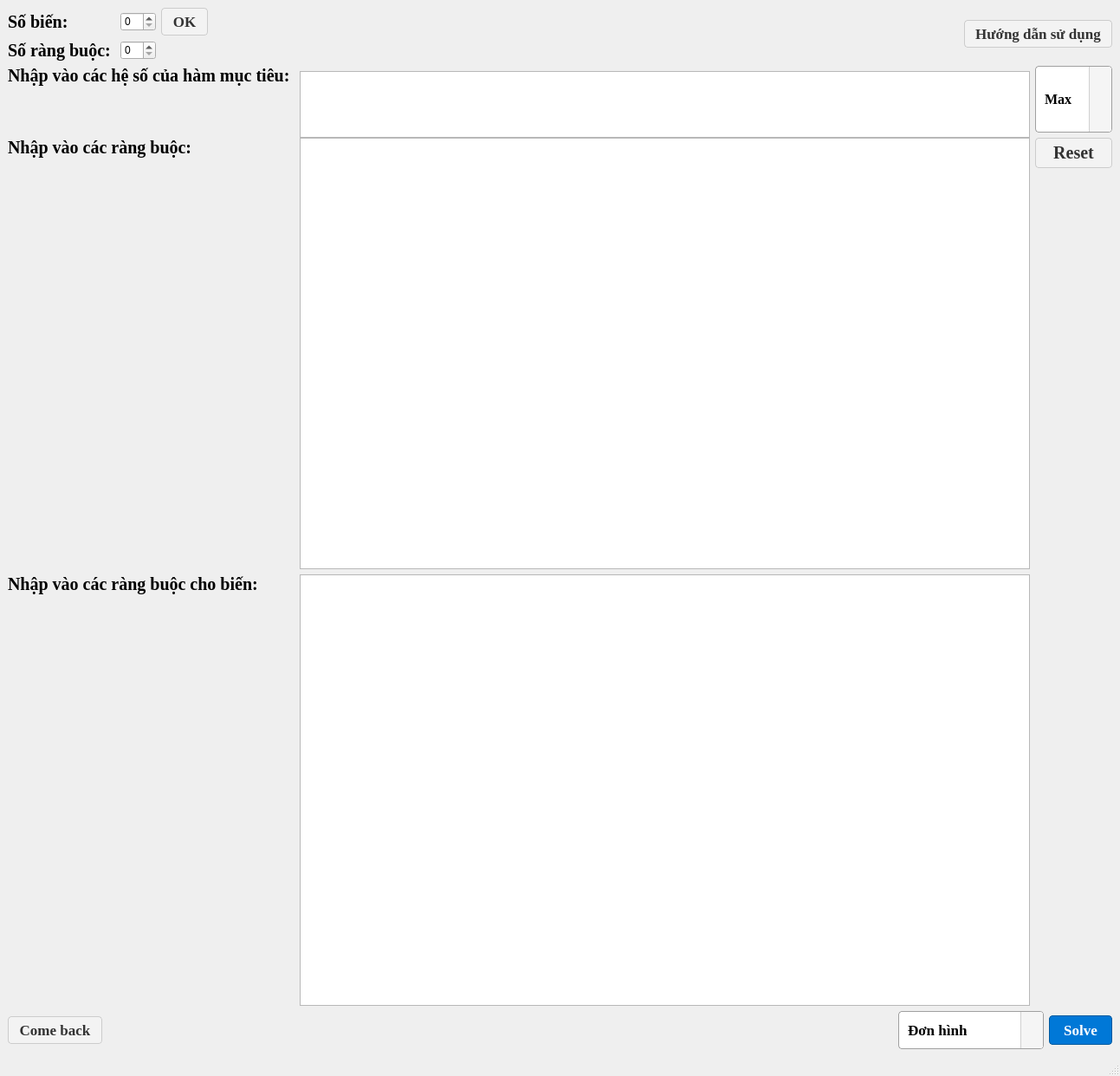
<?xml version="1.0" encoding="UTF-8"?>
<ui version="4.0">
 <class>Dashboard</class>
 <widget class="QMainWindow" name="Dashboard">
  <property name="geometry">
   <rect>
    <x>0</x>
    <y>0</y>
    <width>1293</width>
    <height>1242</height>
   </rect>
  </property>
  <property name="maximumSize">
   <size>
    <width>16777215</width>
    <height>16777215</height>
   </size>
  </property>
  <property name="windowTitle">
   <string>MainWindow</string>
  </property>
  <widget class="QWidget" name="centralwidget">
   <property name="styleSheet">
    <string notr="true">background-color: #F5F7FA;

/* Tinh chỉnh GroupBox (khu vực chứa các bảng) cho gọn gàng */

QGroupBox {

    border: 1px solid #CCCCCC;

    border-radius: 5px;

    margin-top: 10px;

    font-weight: bold;

}

QGroupBox::title {

    subcontrol-origin: margin;

    left: 10px;

    padding: 0 3px;

}

QTableWidget QComboBox, QTableWidget QSpinBox, QTableWidget QDoubleSpinBox {

    border: none;             /* Bỏ hẳn viền */

    background: transparent;  /* Cho nền trong suốt tiệp màu với bảng */

}


/* Khi người dùng click vào để sửa thì mới hiện nền lên cho dễ nhìn */

QTableWidget QComboBox:focus, QTableWidget QSpinBox:focus, QTableWidget QDoubleSpinBox:focus {

    background: white;

    border: 1px solid #0078D7; /* Khung viền xanh hiện ra báo hiệu đang chọn */

}

QTableWidget QComboBox, QTableWidget QSpinBox, QTableWidget QDoubleSpinBox {

    margin: 2px; /* Đẩy lùi vào 1px ở cả 4 góc để không bị lẹm viền */

}

QTableWidget QComboBox {

    border: none;             /* Xóa sổ cái viền 3D hay bị lẹm */

    background: transparent;  /* Cho nền trong suốt */

}


/* Chỉ hiện viền mỏng màu xanh khi người dùng bấm vào để chọn */

QTableWidget QComboBox:focus {

    border: 1px solid #0078D7;

    background: white;

}</string>
   </property>
   <layout class="QVBoxLayout" name="verticalLayout" stretch="0,1,0">
    <item>
     <layout class="QGridLayout" name="gridLayout">
      <item row="1" column="0">
       <widget class="QLabel" name="label_2">
        <property name="font">
         <font>
          <family>Tinos</family>
          <pointsize>15</pointsize>
          <bold>true</bold>
         </font>
        </property>
        <property name="styleSheet">
         <string notr="true">color: black</string>
        </property>
        <property name="text">
         <string>Số ràng buộc: </string>
        </property>
       </widget>
      </item>
      <item row="0" column="1">
       <widget class="QSpinBox" name="spinBox">
        <property name="styleSheet">
         <string notr="true">color: black</string>
        </property>
       </widget>
      </item>
      <item row="1" column="1">
       <widget class="QSpinBox" name="spinBox_2">
        <property name="styleSheet">
         <string notr="true">color: black</string>
        </property>
       </widget>
      </item>
      <item row="0" column="0">
       <widget class="QLabel" name="label">
        <property name="font">
         <font>
          <family>Tinos</family>
          <pointsize>15</pointsize>
          <bold>true</bold>
         </font>
        </property>
        <property name="styleSheet">
         <string notr="true">color: black</string>
        </property>
        <property name="text">
         <string>Số biến: </string>
        </property>
       </widget>
      </item>
      <item row="0" column="4" rowspan="2">
       <widget class="QPushButton" name="btn_HuongDan">
        <property name="font">
         <font>
          <family>Tinos</family>
          <pointsize>13</pointsize>
          <bold>true</bold>
         </font>
        </property>
        <property name="styleSheet">
         <string notr="true">QPushButton {
    background-color: #F3F3F3; 
    color: #333333;            /* Chữ xám đậm */
    border: 1px solid #CCCCCC; /* Viền xám nhạt */
    border-radius: 4px;
    padding: 5px 12px;
}

QPushButton:hover {
    background-color: #E6E6E6;
    border: 1px solid #B3B3B3;
}

QPushButton:pressed {
    background-color: #CCCCCC;
}</string>
        </property>
        <property name="text">
         <string>Hướng dẫn sử dụng</string>
        </property>
        <property name="icon">
         <iconset resource="resource.qrc">
          <normaloff>:/new/prefix1/contact_support_24dp_E3E3E3_FILL0_wght400_GRAD0_opsz24.svg</normaloff>:/new/prefix1/contact_support_24dp_E3E3E3_FILL0_wght400_GRAD0_opsz24.svg</iconset>
        </property>
        <property name="iconSize">
         <size>
          <width>20</width>
          <height>20</height>
         </size>
        </property>
       </widget>
      </item>
      <item row="0" column="2">
       <widget class="QPushButton" name="pushButton_2">
        <property name="sizePolicy">
         <sizepolicy hsizetype="Minimum" vsizetype="Preferred">
          <horstretch>0</horstretch>
          <verstretch>0</verstretch>
         </sizepolicy>
        </property>
        <property name="minimumSize">
         <size>
          <width>0</width>
          <height>0</height>
         </size>
        </property>
        <property name="sizeIncrement">
         <size>
          <width>0</width>
          <height>0</height>
         </size>
        </property>
        <property name="font">
         <font>
          <family>Tinos</family>
          <pointsize>13</pointsize>
          <bold>true</bold>
         </font>
        </property>
        <property name="styleSheet">
         <string notr="true">QPushButton {
    background-color: #F3F3F3; 
    color: #333333;            /* Chữ xám đậm */
    border: 1px solid #CCCCCC; /* Viền xám nhạt */
    border-radius: 4px;
    padding: 5px 12px;
}

QPushButton:hover {
    background-color: #E6E6E6;
    border: 1px solid #B3B3B3;
}

QPushButton:pressed {
    background-color: #CCCCCC;
}</string>
        </property>
        <property name="text">
         <string>OK</string>
        </property>
       </widget>
      </item>
      <item row="0" column="3" rowspan="2">
       <spacer name="horizontalSpacer">
        <property name="orientation">
         <enum>Qt::Horizontal</enum>
        </property>
        <property name="sizeHint" stdset="0">
         <size>
          <width>40</width>
          <height>20</height>
         </size>
        </property>
       </spacer>
      </item>
     </layout>
    </item>
    <item>
     <layout class="QGridLayout" name="gridLayout_2" rowstretch="1,0,0" columnstretch="0,0,0">
      <item row="0" column="2">
       <widget class="QComboBox" name="max_min">
        <property name="maximumSize">
         <size>
          <width>16777215</width>
          <height>1000</height>
         </size>
        </property>
        <property name="font">
         <font>
          <family>Tinos</family>
          <pointsize>12</pointsize>
          <bold>true</bold>
         </font>
        </property>
        <property name="styleSheet">
         <string notr="true">QComboBox {
    border: 1px solid #A0A0A0; /* Viền xám nét căng */
    border-radius: 4px;        /* Bo góc nhẹ */
    padding: 1px 18px 1px 10px; /* Căn lề chữ (đẩy lề phải ra để không đè vào mũi tên) */
    min-height: 40px;          /* Chiều cao bằng với nút Solve/Come back */
    background-color: #FFFFFF; /* Nền trắng */
    color: #000000;
}

/* Hiệu ứng khi lướt chuột qua (Hover) hoặc nhấn vào (Focus) */
QComboBox:hover, QComboBox:focus {
    border: 1px solid #0078D7; /* Chuyển viền xanh Windows */
}

/* 2. Cái nút có mũi tên ở bên phải */
QComboBox::drop-down {
    subcontrol-origin: padding;
    subcontrol-position: top right;
    width: 25px; /* Độ rộng của nút mũi tên */
    border-left: 1px solid #D0D0D0; /* Có vạch ngăn cách tinh tế */
    background-color: #F5F5F5; /* Màu nền nút hơi xám nhẹ */
    border-top-right-radius: 3px;
    border-bottom-right-radius: 3px;
}

QComboBox::drop-down:hover {
    background-color: #E5E5E5;
}

/* Mũi tên (Qt sẽ tự vẽ lại một mũi tên đen nhỏ nhắn và sắc nét) */
QComboBox::down-arrow {
    width: 10px;
    height: 10px;
}

/* 3. Khung danh sách khi bấm xổ xuống (Rất quan trọng để không bị xấu) */
QComboBox QAbstractItemView {
    border: 1px solid #A0A0A0;
    background-color: #FFFFFF;
    selection-background-color: #0078D7; /* Màu xanh khi trỏ chuột vào 1 dòng */
    selection-color: #FFFFFF;            /* Chữ đổi thành trắng khi được chọn */
    outline: none;                       /* Xóa cái viền chấm chấm lởm chởm */
}</string>
        </property>
        <item>
         <property name="text">
          <string>Max</string>
         </property>
        </item>
        <item>
         <property name="text">
          <string>Min</string>
         </property>
        </item>
       </widget>
      </item>
      <item row="1" column="2" alignment="Qt::AlignTop">
       <widget class="QPushButton" name="pushButton_5">
        <property name="font">
         <font>
          <family>Tinos</family>
          <pointsize>15</pointsize>
          <bold>true</bold>
         </font>
        </property>
        <property name="styleSheet">
         <string notr="true">QPushButton {
    background-color: #F3F3F3; 
    color: #333333;            /* Chữ xám đậm */
    border: 1px solid #CCCCCC; /* Viền xám nhạt */
    border-radius: 4px;
    padding: 5px 12px;
}

QPushButton:hover {
    background-color: #E6E6E6;
    border: 1px solid #B3B3B3;
}

QPushButton:pressed {
    background-color: #CCCCCC;
}</string>
        </property>
        <property name="text">
         <string>Reset</string>
        </property>
        <property name="icon">
         <iconset resource="resource.qrc">
          <normaloff>:/new/prefix1/Pasted image (5).png</normaloff>:/new/prefix1/Pasted image (5).png</iconset>
        </property>
       </widget>
      </item>
      <item row="2" column="0">
       <widget class="QLabel" name="label_5">
        <property name="font">
         <font>
          <family>Tinos</family>
          <pointsize>15</pointsize>
          <bold>true</bold>
         </font>
        </property>
        <property name="styleSheet">
         <string notr="true">color: black</string>
        </property>
        <property name="text">
         <string>Nhập vào các ràng buộc cho biến:</string>
        </property>
        <property name="alignment">
         <set>Qt::AlignLeading|Qt::AlignLeft|Qt::AlignTop</set>
        </property>
       </widget>
      </item>
      <item row="1" column="1">
       <widget class="QTableWidget" name="matrix">
        <property name="minimumSize">
         <size>
          <width>150</width>
          <height>100</height>
         </size>
        </property>
        <property name="maximumSize">
         <size>
          <width>16777215</width>
          <height>1000</height>
         </size>
        </property>
        <property name="styleSheet">
         <string notr="true">color: black</string>
        </property>
       </widget>
      </item>
      <item row="2" column="1">
       <widget class="QTableWidget" name="table_varConstraint">
        <property name="minimumSize">
         <size>
          <width>150</width>
          <height>100</height>
         </size>
        </property>
        <property name="styleSheet">
         <string notr="true">color: black</string>
        </property>
        <property name="columnCount">
         <number>3</number>
        </property>
        <attribute name="horizontalHeaderVisible">
         <bool>false</bool>
        </attribute>
        <column/>
        <column/>
        <column/>
       </widget>
      </item>
      <item row="1" column="0">
       <widget class="QLabel" name="label_4">
        <property name="maximumSize">
         <size>
          <width>16777215</width>
          <height>1000</height>
         </size>
        </property>
        <property name="font">
         <font>
          <family>Tinos</family>
          <pointsize>15</pointsize>
          <bold>true</bold>
         </font>
        </property>
        <property name="styleSheet">
         <string notr="true">color: black</string>
        </property>
        <property name="text">
         <string>Nhập vào các ràng buộc: </string>
        </property>
        <property name="alignment">
         <set>Qt::AlignLeading|Qt::AlignLeft|Qt::AlignTop</set>
        </property>
       </widget>
      </item>
      <item row="0" column="1">
       <widget class="QTableWidget" name="table_functionTarget">
        <property name="minimumSize">
         <size>
          <width>50</width>
          <height>77</height>
         </size>
        </property>
        <property name="maximumSize">
         <size>
          <width>16777215</width>
          <height>65</height>
         </size>
        </property>
        <property name="styleSheet">
         <string notr="true">color:black</string>
        </property>
       </widget>
      </item>
      <item row="0" column="0">
       <widget class="QLabel" name="label_3">
        <property name="maximumSize">
         <size>
          <width>16777215</width>
          <height>1000</height>
         </size>
        </property>
        <property name="font">
         <font>
          <family>Tinos</family>
          <pointsize>15</pointsize>
          <bold>true</bold>
         </font>
        </property>
        <property name="styleSheet">
         <string notr="true">color: black</string>
        </property>
        <property name="text">
         <string>Nhập vào các hệ số của hàm mục tiêu: </string>
        </property>
        <property name="alignment">
         <set>Qt::AlignLeading|Qt::AlignLeft|Qt::AlignTop</set>
        </property>
       </widget>
      </item>
     </layout>
    </item>
    <item>
     <layout class="QHBoxLayout" name="horizontalLayout" stretch="0,1,0,0">
      <item>
       <widget class="QPushButton" name="pushButton_4">
        <property name="font">
         <font>
          <family>Tinos</family>
          <pointsize>13</pointsize>
          <bold>true</bold>
         </font>
        </property>
        <property name="styleSheet">
         <string notr="true">QPushButton {
    background-color: #F3F3F3; 
    color: #333333;            /* Chữ xám đậm */
    border: 1px solid #CCCCCC; /* Viền xám nhạt */
    border-radius: 4px;
    padding: 5px 12px;
}

QPushButton:hover {
    background-color: #E6E6E6;
    border: 1px solid #B3B3B3;
}

QPushButton:pressed {
    background-color: #CCCCCC;
}</string>
        </property>
        <property name="text">
         <string>Come back</string>
        </property>
        <property name="icon">
         <iconset resource="resource.qrc">
          <normaloff>:/new/prefix1/arrow_back_24dp_E3E3E3_FILL0_wght400_GRAD0_opsz24.svg</normaloff>:/new/prefix1/arrow_back_24dp_E3E3E3_FILL0_wght400_GRAD0_opsz24.svg</iconset>
        </property>
        <property name="iconSize">
         <size>
          <width>32</width>
          <height>24</height>
         </size>
        </property>
       </widget>
      </item>
      <item>
       <spacer name="horizontalSpacer_2">
        <property name="orientation">
         <enum>Qt::Horizontal</enum>
        </property>
        <property name="sizeHint" stdset="0">
         <size>
          <width>40</width>
          <height>20</height>
         </size>
        </property>
       </spacer>
      </item>
      <item>
       <widget class="QComboBox" name="comboAlgorithm">
        <property name="font">
         <font>
          <family>Tinos</family>
          <pointsize>13</pointsize>
          <bold>true</bold>
         </font>
        </property>
        <property name="styleSheet">
         <string notr="true">QComboBox {
    border: 1px solid #A0A0A0; /* Viền xám nét căng */
    border-radius: 4px;        /* Bo góc nhẹ */
    padding: 1px 18px 1px 10px; /* Căn lề chữ (đẩy lề phải ra để không đè vào mũi tên) */
    min-height: 40px;          /* Chiều cao bằng với nút Solve/Come back */
    background-color: #FFFFFF; /* Nền trắng */
    color: #000000;
}

/* Hiệu ứng khi lướt chuột qua (Hover) hoặc nhấn vào (Focus) */
QComboBox:hover, QComboBox:focus {
    border: 1px solid #0078D7; /* Chuyển viền xanh Windows */
}

/* 2. Cái nút có mũi tên ở bên phải */
QComboBox::drop-down {
    subcontrol-origin: padding;
    subcontrol-position: top right;
    width: 25px; /* Độ rộng của nút mũi tên */
    border-left: 1px solid #D0D0D0; /* Có vạch ngăn cách tinh tế */
    background-color: #F5F5F5; /* Màu nền nút hơi xám nhẹ */
    border-top-right-radius: 3px;
    border-bottom-right-radius: 3px;
}

QComboBox::drop-down:hover {
    background-color: #E5E5E5;
}

/* Mũi tên (Qt sẽ tự vẽ lại một mũi tên đen nhỏ nhắn và sắc nét) */
QComboBox::down-arrow {
    width: 10px;
    height: 10px;
}

/* 3. Khung danh sách khi bấm xổ xuống (Rất quan trọng để không bị xấu) */
QComboBox QAbstractItemView {
    border: 1px solid #A0A0A0;
    background-color: #FFFFFF;
    selection-background-color: #0078D7; /* Màu xanh khi trỏ chuột vào 1 dòng */
    selection-color: #FFFFFF;            /* Chữ đổi thành trắng khi được chọn */
    outline: none;                       /* Xóa cái viền chấm chấm lởm chởm */
}</string>
        </property>
        <item>
         <property name="text">
          <string>Đơn hình</string>
         </property>
        </item>
        <item>
         <property name="text">
          <string>Bland</string>
         </property>
        </item>
        <item>
         <property name="text">
          <string>Đơn hình 2 pha</string>
         </property>
        </item>
        <item>
         <property name="text">
          <string>Tự động</string>
         </property>
        </item>
       </widget>
      </item>
      <item>
       <widget class="QPushButton" name="pushButton_3">
        <property name="font">
         <font>
          <family>Tinos</family>
          <pointsize>13</pointsize>
          <bold>true</bold>
         </font>
        </property>
        <property name="styleSheet">
         <string notr="true">QPushButton {
    background-color: #0078D7; /* Màu xanh Windows */
    color: white;              
    border: 1px solid #005A9E; 
    border-radius: 4px;        /* Bo góc mềm mại */
    padding: 6px 16px;         /* Tạo không gian thở (padding) */
    font-weight: bold;         /* In đậm chữ */
}

/* Hiệu ứng khi rê chuột qua */
QPushButton:hover {
    background-color: #005A9E; 
}

/* Hiệu ứng khi click chuột xuống */
QPushButton:pressed {
    background-color: #004275;
}</string>
        </property>
        <property name="text">
         <string>Solve</string>
        </property>
        <property name="icon">
         <iconset resource="resource.qrc">
          <normaloff>:/new/prefix1/nest_display_24dp_E3E3E3_FILL0_wght400_GRAD0_opsz24.svg</normaloff>:/new/prefix1/nest_display_24dp_E3E3E3_FILL0_wght400_GRAD0_opsz24.svg</iconset>
        </property>
        <property name="iconSize">
         <size>
          <width>32</width>
          <height>32</height>
         </size>
        </property>
       </widget>
      </item>
     </layout>
    </item>
   </layout>
  </widget>
  <widget class="QMenuBar" name="menubar">
   <property name="geometry">
    <rect>
     <x>0</x>
     <y>0</y>
     <width>1293</width>
     <height>23</height>
    </rect>
   </property>
  </widget>
  <widget class="QStatusBar" name="statusbar"/>
 </widget>
 <resources>
  <include location="resource.qrc"/>
 </resources>
 <connections/>
</ui>
